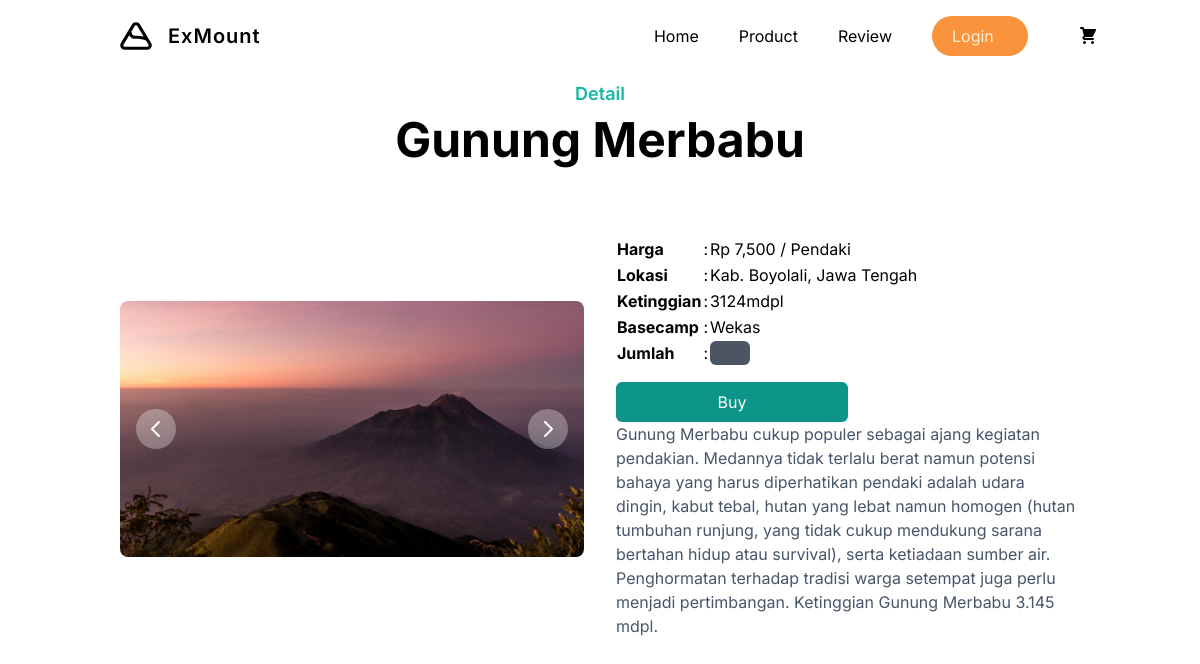
The app's page /detail.php?id=7 with its own data.
### tables this page shows
CREATE TABLE `mount` (
  `id_mount` int(11) NOT NULL,
  `nama_mount` varchar(30) NOT NULL,
  `lokasi_mount` varchar(100) NOT NULL,
  `foto_mount1` varchar(100) NOT NULL,
  `foto_mount2` varchar(100) NOT NULL,
  `foto_mount3` varchar(100) NOT NULL,
  `harga_tiket` int(11) NOT NULL,
  `desk_mount` text NOT NULL
);

### detail.php (the view, shortened to what this page needs)
<?php
include 'fungsi.php';
$id_mount = $_GET["id"];
$ambil = $koneksi->query("SELECT * FROM mount WHERE id_mount ='$id_mount'");
$detail = $ambil->fetch_assoc();
?>
<!DOCTYPE html>
<html lang="en">
<head>
    <link rel="stylesheet" href="./css/style.css">
</head>
<body>
    <?php include 'navbar.php'; ?>
    <section class="pt-20">
        <div class="container">
            <div class="w-full px-4">
                <div class="max-w-xl mx-auto text-center">
                    <h4 class="font-semibold text-lg mb-2 text-teal-500">Detail</h4>
                    <h2 class="font-bold text-dark text-3xl sm:text-4xl lg:text-5xl pb-4"><?php echo $detail['nama_mount']; ?></h2>
                </div>
            </div>
            <div class="flex flex-wrap">
                <div class="w-full self-center px-4 lg:w-1/2 my-10">
                    <div id="controls-carousel" class="relative" data-carousel="static">
                        <div class="overflow-hidden relative h-48 rounded-lg sm:h-64 xl:h-80 2xl:h-96">
                            <div class="duration-700 ease-in-out absolute inset-0 transition-all transform translate-x-0 z-20" data-carousel-item="active">
                                <img src="foto_mount/<?php echo $detail['foto_mount2']; ?>" class="block absolute top-1/2 left-1/2 w-full -translate-x-1/2 -translate-y-1/2" alt="...">
                            </div>
                        </div>
                        <button type="button" class="flex absolute top-0 left-0 z-30 justify-center items-center px-4 h-full cursor-pointer group focus:outline-none" data-carousel-prev="">
                            <span class="inline-flex justify-center items-center w-10 h-10 rounded-full bg-white/30 dark:bg-gray-800/30 group-hover:bg-white/50 dark:group-hover:bg-gray-800/60 group-focus:ring-4 group-focus:ring-white dark:group-focus:ring-gray-800/70 group-focus:outline-none">
                                <svg class="w-6 h-6 text-white dark:text-gray-800" fill="none" stroke="currentColor" viewBox="0 0 24 24" xmlns="http://www.w3.org/2000/svg">
                                    <path stroke-linecap="round" stroke-linejoin="round" stroke-width="2" d="M15 19l-7-7 7-7"></path>
                                </svg>
                            </span>
                        </button>
                        <button type="button" class="flex absolute top-0 right-0 z-30 justify-center items-center px-4 h-full cursor-pointer group focus:outline-none" data-carousel-next="">
                            <span class="inline-flex justify-center items-center w-10 h-10 rounded-full bg-white/30 dark:bg-gray-800/30 group-hover:bg-white/50 dark:group-hover:bg-gray-800/60 group-focus:ring-4 group-focus:ring-white dark:group-focus:ring-gray-800/70 group-focus:outline-none">
                                <svg class="w-6 h-6 text-white dark:text-gray-800" fill="none" stroke="currentColor" viewBox="0 0 24 24" xmlns="http://www.w3.org/2000/svg">
                                    <path stroke-linecap="round" stroke-linejoin="round" stroke-width="2" d="M9 5l7 7-7 7"></path>
                                </svg>
                            </span>
                        </button>
                    </div>
                </div>
                <div class="w-full py-10 px-4 lg:w-1/2">
                    <form action="" method="post">
                        <table class="my-4">
                            <tr>
                                <td><b>Harga</b></td>
                                <td>:</td>
                                <td>Rp <?php echo number_format($detail['harga_tiket']); ?> / Pendaki</td>
                            </tr>
                            <tr>
                                <td><b>Lokasi</b></td>
                                <td>:</td>
                                <td><?php echo $detail['lokasi_mount']; ?></td>
                            </tr>
                            <tr>
                                <td><b>Ketinggian</b></td>
                                <td>:</td>
                                <td>3124mdpl</td>
                            </tr>
                            <tr>
                                <td><b>Basecamp</b></td>
                                <td>:</td>
                                <td>Wekas</td>
                            </tr>
                            <tr>
                                <td><b>Jumlah</b></td>
                                <td>:</td>
                                <td>
                                    <input type="number" name="jumlah" id="jumlah" min="1" class="w-10 pl-2 bg-gray-600 rounded-md outline-none">
                                </td>
                        </table>
                        <button name="beli" class="bg-teal-600 text-white p-2 rounded-md hover:opacity-80 w-1/2">Buy</button>
                    </form>
                    <p class="text-slate-600"><?php echo $detail['desk_mount']; ?></p>
                </div>
            </div>
        </div>
    </section>
</body>

### records on screen
mount: nama_mount "Gunung Merbabu", foto_mount2 (picture), harga_tiket "7,500", lokasi_mount "Kab. Boyolali, Jawa Tengah", desk_mount "Gunung Merbabu cukup populer sebagai ajang kegiatan pendakian. Medannya tidak terlalu berat namun potensi bahaya yang harus diperhatikan pendaki adalah udara dingin, kabut tebal, hutan yang lebat namun homogen (hutan tumbuhan runjung, yang tidak cukup mendukung sarana bertahan hidup atau survival), serta ketiadaan sumber air. Penghormatan terhadap tradisi warga setempat juga perlu menjadi pertimbangan. Ketinggian Gunung Merbabu 3.145 mdpl."
